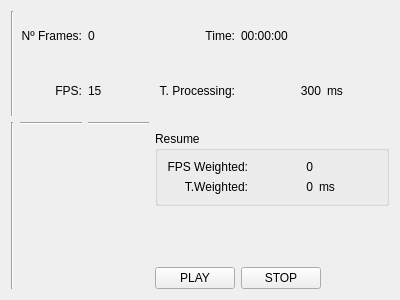
<?xml version="1.0" encoding="UTF-8"?>
<ui version="4.0">
 <class>BenchmarkingWidget</class>
 <widget class="QWidget" name="BenchmarkingWidget">
  <property name="geometry">
   <rect>
    <x>0</x>
    <y>0</y>
    <width>400</width>
    <height>300</height>
   </rect>
  </property>
  <property name="windowTitle">
   <string>Dialog</string>
  </property>
  <layout class="QGridLayout" name="gridLayout">
   <item row="1" column="1">
    <widget class="QLabel" name="fpsLabel">
     <property name="text">
      <string>FPS:</string>
     </property>
     <property name="alignment">
      <set>Qt::AlignRight|Qt::AlignTrailing|Qt::AlignVCenter</set>
     </property>
    </widget>
   </item>
   <item row="1" column="5">
    <widget class="QLabel" name="ms2">
     <property name="text">
      <string>ms</string>
     </property>
    </widget>
   </item>
   <item row="0" column="2">
    <widget class="QLabel" name="numFrames">
     <property name="text">
      <string>0</string>
     </property>
    </widget>
   </item>
   <item row="0" column="1">
    <widget class="QLabel" name="framesLabel">
     <property name="text">
      <string>Nº Frames:</string>
     </property>
     <property name="alignment">
      <set>Qt::AlignRight|Qt::AlignTrailing|Qt::AlignVCenter</set>
     </property>
    </widget>
   </item>
   <item row="0" column="4">
    <widget class="QLabel" name="time">
     <property name="text">
      <string>00:00:00</string>
     </property>
    </widget>
   </item>
   <item row="0" column="3">
    <widget class="QLabel" name="timeLabel">
     <property name="text">
      <string>Time:</string>
     </property>
     <property name="alignment">
      <set>Qt::AlignRight|Qt::AlignTrailing|Qt::AlignVCenter</set>
     </property>
    </widget>
   </item>
   <item row="1" column="2">
    <widget class="QLabel" name="fps">
     <property name="text">
      <string>15</string>
     </property>
    </widget>
   </item>
   <item row="5" column="3">
    <widget class="QPushButton" name="playButton">
     <property name="text">
      <string>PLAY</string>
     </property>
    </widget>
   </item>
   <item row="5" column="4">
    <widget class="QPushButton" name="stopButton">
     <property name="text">
      <string>STOP</string>
     </property>
    </widget>
   </item>
   <item row="2" column="2">
    <widget class="Line" name="line_2">
     <property name="orientation">
      <enum>Qt::Horizontal</enum>
     </property>
    </widget>
   </item>
   <item row="2" column="1">
    <widget class="Line" name="line">
     <property name="orientation">
      <enum>Qt::Horizontal</enum>
     </property>
    </widget>
   </item>
   <item row="0" column="0" rowspan="2">
    <widget class="Line" name="line_7">
     <property name="orientation">
      <enum>Qt::Vertical</enum>
     </property>
    </widget>
   </item>
   <item row="1" column="3">
    <widget class="QLabel" name="tpProcessingLabel">
     <property name="text">
      <string>T. Processing:</string>
     </property>
     <property name="alignment">
      <set>Qt::AlignRight|Qt::AlignTrailing|Qt::AlignVCenter</set>
     </property>
    </widget>
   </item>
   <item row="2" column="0" rowspan="4">
    <widget class="Line" name="line_6">
     <property name="orientation">
      <enum>Qt::Vertical</enum>
     </property>
    </widget>
   </item>
   <item row="1" column="4">
    <widget class="QLabel" name="tpProccesing">
     <property name="text">
      <string>300</string>
     </property>
     <property name="alignment">
      <set>Qt::AlignRight|Qt::AlignTrailing|Qt::AlignVCenter</set>
     </property>
    </widget>
   </item>
   <item row="3" column="3" colspan="3">
    <widget class="QGroupBox" name="speedUpGroupBox">
     <property name="title">
      <string>Resume</string>
     </property>
     <property name="flat">
      <bool>true</bool>
     </property>
     <layout class="QGridLayout" name="gridLayout_3">
      <item row="1" column="1">
       <widget class="QLabel" name="tpWeighted">
        <property name="text">
         <string>0</string>
        </property>
        <property name="alignment">
         <set>Qt::AlignRight|Qt::AlignTrailing|Qt::AlignVCenter</set>
        </property>
       </widget>
      </item>
      <item row="1" column="0">
       <widget class="QLabel" name="tpWeightedLabel">
        <property name="layoutDirection">
         <enum>Qt::RightToLeft</enum>
        </property>
        <property name="text">
         <string>T.Weighted:</string>
        </property>
        <property name="alignment">
         <set>Qt::AlignRight|Qt::AlignTrailing|Qt::AlignVCenter</set>
        </property>
       </widget>
      </item>
      <item row="0" column="0">
       <widget class="QLabel" name="fpsLabel_2">
        <property name="text">
         <string>FPS Weighted:</string>
        </property>
        <property name="alignment">
         <set>Qt::AlignRight|Qt::AlignTrailing|Qt::AlignVCenter</set>
        </property>
       </widget>
      </item>
      <item row="0" column="1">
       <widget class="QLabel" name="fpsWeighted">
        <property name="text">
         <string>0</string>
        </property>
        <property name="alignment">
         <set>Qt::AlignRight|Qt::AlignTrailing|Qt::AlignVCenter</set>
        </property>
       </widget>
      </item>
      <item row="1" column="2">
       <widget class="QLabel" name="ms2_2">
        <property name="text">
         <string>ms</string>
        </property>
       </widget>
      </item>
     </layout>
    </widget>
   </item>
  </layout>
 </widget>
 <resources/>
 <connections/>
</ui>
